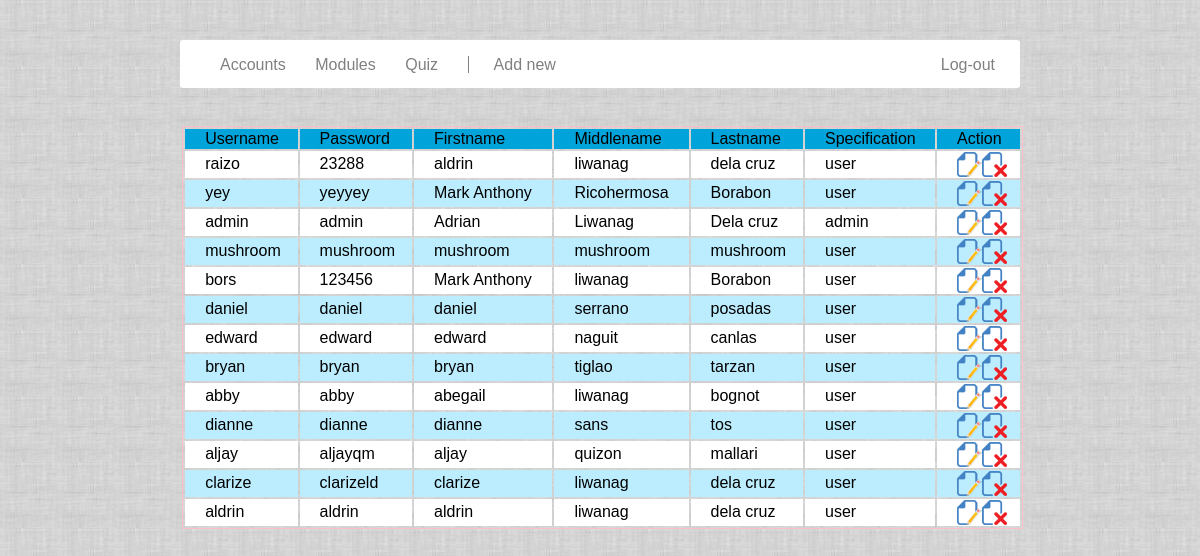
Screenshot of /navigator/admin-index.php with the database file from the repository.
### tables this page shows
CREATE TABLE `user` (
  `id` int(10) unsigned NOT NULL AUTO_INCREMENT,
  `uname` varchar(45) NOT NULL,
  `password` varchar(45) NOT NULL,
  `fname` varchar(45) NOT NULL,
  `mname` varchar(45) NOT NULL,
  `lname` varchar(45) NOT NULL,
  `specs` varchar(45) NOT NULL,
  PRIMARY KEY (`id`)
);

### navigator/admin-index.php (the view, shortened to what this page needs)
<html>
	<head>
	</head>
	<body>
		<div id="navigator">
			<ul>
				<li><a href="admin-index.php" id="user" class="selected">Accounts</a></li>
				<li><a href="admin-module.php">Modules</a></li>
				<li><a href="admin-quiz.php">Quiz</a></li>
				<li id="new"><a href="#" onClick="showContent()">Add new</a></li>
				<li id="log-out"><a href="log-out.php" id="log-out">Log-out</a></li>
			</ul>
		</div>
		<div id="main-container">
					<?php
						$res=mysql_query("SELECT * FROM user");
							$ctr=0;
							echo "<table id = \"table-data\" border=\"0\">";
							echo "<tr id=\"title-tbl\"><td>Username</td><td>Password</td><td>Firstname</td><td>Middlename</td><td>Lastname</td><td>Specification</td><td>Action</td></tr>";
							while($row = mysql_fetch_array($res))
							{
								$ctr++;
								if($ctr==1){
								echo "<tr class=\"tr".$ctr."\"> <td>".$row['uname']."</td> <td>".$row['password']."</td> <td>".
									$row['fname']."</td> <td>".$row['mname']."</td> <td>".$row['lname'].
									"</td> <td>".$row['specs']."</td><td>".
									"<a href=\"sql/edit-uset.php?id={$row['id']}\" id = \"icon-edit\" name = \"edit\" value = \"edit\"><img src=\"../images/icon/edit-icon.png\" /></a>".
									"<a href=\"sql/delete-user.php?id={$row['id']} \" id = \"icon-delete\" ><img src=\"../images/icon/delete-icon.png\" ' onclick='return confirm(\"Are you sure to delete this record?\");' /></a>".
									"</td> </tr>";
								}
								if($ctr==2){
								echo "<tr class=\"tr".$ctr."\"> <td>".$row['uname']."</td> <td>".$row['password']."</td> <td>".
									$row['fname']."</td> <td>".$row['mname']."</td> <td>".$row['lname'].
									"</td> <td>".$row['specs']."</td><td>".
									"<a href=\"sql/edit-uset.php?id={$row['id']}\" id = \"icon-edit\" name = \"edit\" value = \"edit\"><img src=\"../images/icon/edit-icon.png\" /></a>".
									"<a href=\"sql/delete-user.php?id={$row['id']} \" id = \"icon-delete\" ><img src=\"../images/icon/delete-icon.png\" ' onclick='return confirm(\"Are you sure to delete this record?\");' /></a>".
									"</td> </tr>";$ctr=0;
								}
							}
							echo "</table>";
					?>
		</div>
	</body>
</html>

### navigator/admin-index.php (style rules this page uses)
body { background-image:url("../images/design/main-bg.png"); }
#navigator { width:70%; height:6%; position:absolute; top:5%; left:15%; background-color:white; border-radius:3px 3px 3px; font-family: verdana,helvetica,arial,sans-serif; }
#log-out { float:right; }
#navigator>ul>li { list-style:none; display:inline; padding-right:25px; color:gray; }
#navigator>ul>li>a { color:gray; text-decoration:none; }
#new { border-left:1px solid gray; }
#new>a { padding-left:25px; text-decoration:none; color:gray; }
#main-container { width: 71%; height:80%; position: relative; top:15%; left:14%; border-radius:3px 0px 0px 3px; }
#table-data { position:absolute; top:0%; left:1%; width:100%; border:1px solid pink; font-family: verdana,helvetica,arial,sans-serif; }
#title-tbl { background-color: 00a4da; }
td { padding-left:20px; }
.tr1 { background-color:#FFFFFF; border:0px; }
.tr2 { background-color:bbedfe; border:0px; }

### rows the page displays
user: uname "raizo", password "23288", fname "aldrin", mname "liwanag", lname "dela cruz", specs "user"
user: uname "yey", password "yeyyey", fname "Mark Anthony", mname "Ricohermosa", lname "Borabon", specs "user"
user: uname "admin", password "admin", fname "Adrian", mname "Liwanag", lname "Dela cruz", specs "admin"
user: uname "mushroom", password "mushroom", fname "mushroom", mname "mushroom", lname "mushroom", specs "user"
user: uname "bors", password "123456", fname "Mark Anthony", mname "liwanag", lname "Borabon", specs "user"
user: uname "daniel", password "daniel", fname "daniel", mname "serrano", lname "posadas", specs "user"
user: uname "edward", password "edward", fname "edward", mname "naguit", lname "canlas", specs "user"
user: uname "bryan", password "bryan", fname "bryan", mname "tiglao", lname "tarzan", specs "user"
user: uname "abby", password "abby", fname "abegail", mname "liwanag", lname "bognot", specs "user"
user: uname "dianne", password "dianne", fname "dianne", mname "sans", lname "tos", specs "user"
user: uname "aljay", password "aljayqm", fname "aljay", mname "quizon", lname "mallari", specs "user"
user: uname "clarize", password "clarizeld", fname "clarize", mname "liwanag", lname "dela cruz", specs "user"
user: uname "aldrin", password "aldrin", fname "aldrin", mname "liwanag", lname "dela cruz", specs "user"
